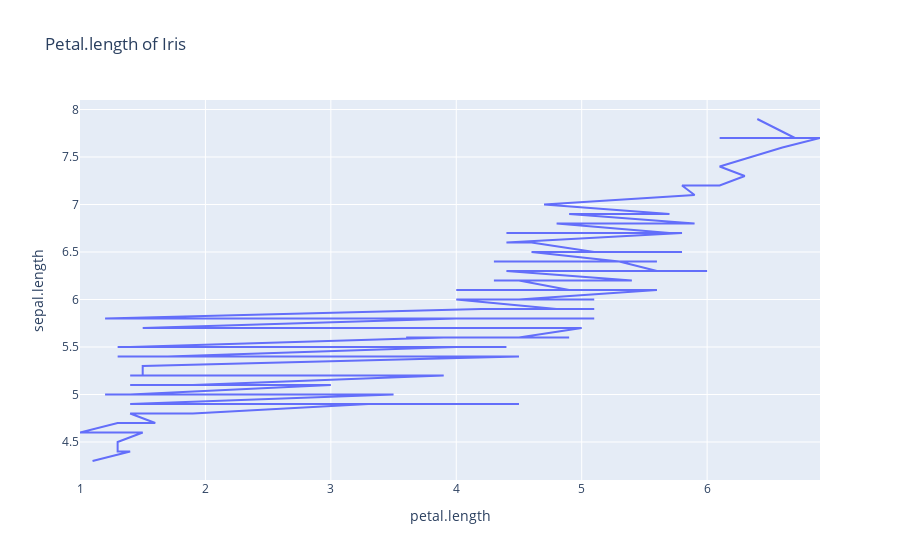

The notebook cell this image was saved under:
### Code cell
fig= px.line(df_data, x='petal.length', y='sepal.length', title= 'Petal.length of Iris')
fig.show()

### Figure 1 — Plotly figure (JSON) as saved in the notebook; plotly's stock layout.template omitted (floating-point values rounded to 4 significant figures; data arrays with more than 128 entries replaced by an {"elided": "..."} marker saying what was removed)
{"data": [{"hovertemplate": "petal.length=%{x}<br>sepal.length=%{y}<extra></extra>", "legendgroup": "", "line": {"color": "#636efa", "dash": "solid"}, "marker": {"symbol": "circle"}, "mode": "lines", "name": "", "orientation": "v", "showlegend": false, "type": "scatter", "x": {"elided": "150 float values"}, "xaxis": "x", "y": {"elided": "150 float values"}, "yaxis": "y"}], "layout": {"legend": {"tracegroupgap": 0}, "title": {"text": "Petal.length of Iris"}, "xaxis": {"anchor": "y", "domain": [0, 1], "title": {"text": "petal.length"}}, "yaxis": {"anchor": "x", "domain": [0, 1], "title": {"text": "sepal.length"}}}}
